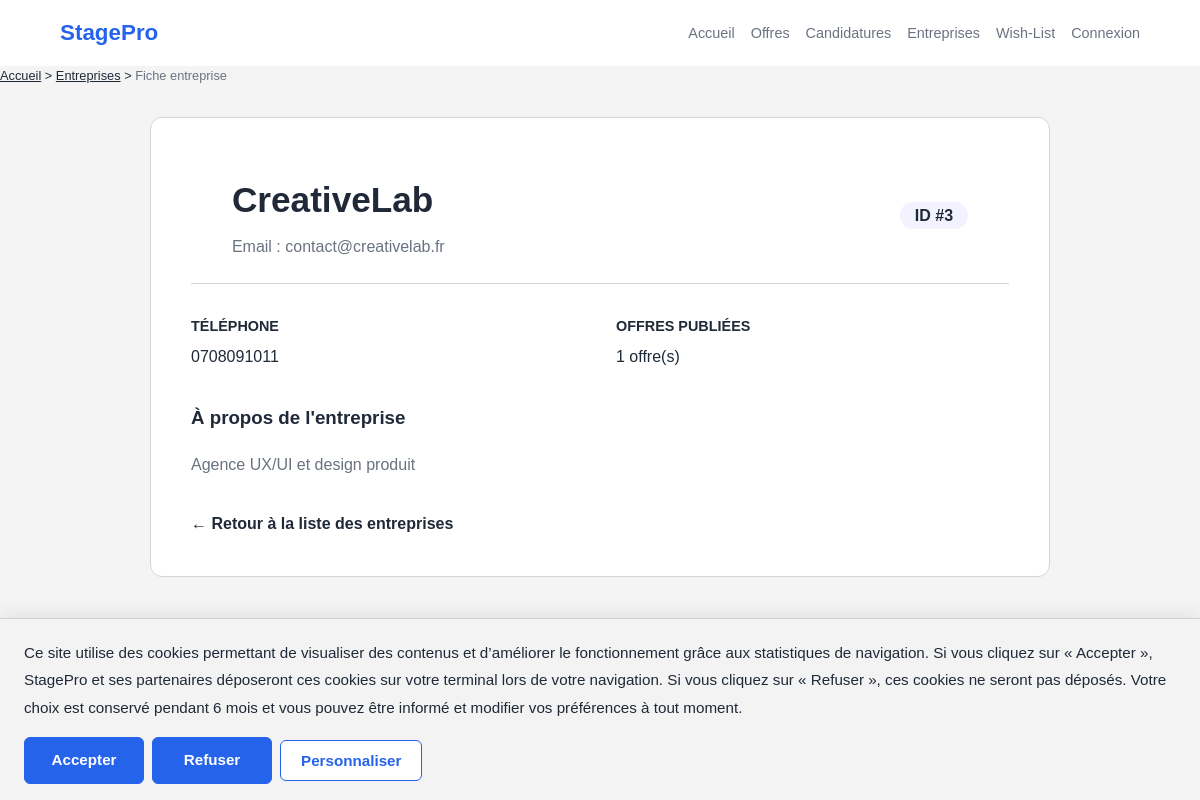
Screenshot of /index.php?page=entreprise-detail&id=3 with the database file from the repository.
### tables this page shows
CREATE TABLE `entreprises` (
  `id` int(11) NOT NULL,
  `nom` varchar(150) NOT NULL,
  `description` text DEFAULT NULL,
  `email_contact` varchar(150) DEFAULT NULL,
  `telephone_contact` varchar(30) DEFAULT NULL,
  `created_at` timestamp NOT NULL DEFAULT current_timestamp()
);

### app/Controllers/EntrepriseController.php (called while the page is built, shortened)
<?php
require_once __DIR__ . '/../Models/Entreprise.php';
class EntrepriseController {
    private $model;
    public function __construct() {
        $this->model = new Entreprise();
    }
    public function show($id) {
        $entreprise = $this->model->findById((int)$id);
        $entreprise['nb_offres'] = $this->model->countOffresLiees((int)$entreprise['id']);
        include __DIR__ . '/../Views/layout/header.php';
        include __DIR__ . '/../Views/entreprises/detail.php';
        include __DIR__ . '/../Views/layout/footer.php';
    }
}

### config/Database.php (called while the page is built)
<?php
class Database {
    private static $instance = null;
    public static function getConnection() {
        if (self::$instance === null) {
            try {
                self::$instance = new PDO(
                    "mysql:host=localhost;dbname=stagepro;charset=utf8",
                    "root",
                    ""
                );
                self::$instance->setAttribute(PDO::ATTR_ERRMODE, PDO::ERRMODE_EXCEPTION);
                self::$instance->setAttribute(PDO::ATTR_DEFAULT_FETCH_MODE, PDO::FETCH_ASSOC);
            } catch (PDOException $e) {
                die("Erreur de connexion : " . $e->getMessage());
            }
        }
        return self::$instance;
    }
}

### app/Models/Entreprise.php (called while the page is built, shortened)
<?php
require_once __DIR__ . '/../../config/Database.php';
class Entreprise
{
    private PDO $pdo;
    public function __construct()
    {
        $this->pdo = Database::getConnection();
    }
    public function findById(int $id): array|false
    {
        $sql = "SELECT * FROM entreprises WHERE id = :id";
        $stmt = $this->pdo->prepare($sql);
        $stmt->bindValue(':id', $id, PDO::PARAM_INT);
        $stmt->execute();
        return $stmt->fetch(PDO::FETCH_ASSOC);
    }
    public function countOffresLiees(int $id): int
    {
        $sql = "SELECT COUNT(*) FROM offres WHERE entreprise_id = :id";
        $stmt = $this->pdo->prepare($sql);
        $stmt->bindValue(':id', $id, PDO::PARAM_INT);
        $stmt->execute();
        return (int) $stmt->fetchColumn();
    }
}

### app/Views/entreprises/detail.php (the view, shortened to what this page needs)
<nav aria-label="Fil d’ariane" style="margin-bottom: 2rem; font-size: 0.8rem;">
  <p>
    <a href="index.php?page=home" style="color: var(--accent-blue);">Accueil</a> &gt;
    <a href="index.php?page=entreprises" style="color: var(--accent-blue);">Entreprises</a> &gt;
    <span style="color: var(--text-muted);">Fiche entreprise</span>
  </p>
</nav>
<article style="background: var(--surface); padding: 2.5rem; border-radius: 12px; border: 1px solid var(--border); max-width: 900px; margin: 0 auto;">
  <header style="border-bottom: 1px solid var(--border); padding-bottom: 1.5rem; margin-bottom: 2rem; display: flex; justify-content: space-between; align-items: center; gap: 1rem; flex-wrap: wrap;">
    <div>
      <h1 style="font-size: 2.2rem; color: var(--accent-purple); margin-bottom: 0.5rem;">
        <?= htmlspecialchars($entreprise['nom']) ?>
      </h1>
      <p style="color: var(--text-muted);">
        Email : <?= htmlspecialchars($entreprise['email_contact'] ?? 'Non renseigné') ?>
      </p>
    </div>
    <div style="text-align: right;">
      <span style="background: rgba(129, 140, 248, 0.1); color: var(--accent-blue); padding: 5px 15px; border-radius: 20px; font-weight: bold;">
        ID #<?= (int)$entreprise['id'] ?>
      </span>
    </div>
  </header>
  <div style="display: grid; grid-template-columns: 1fr 1fr; gap: 2rem; margin-bottom: 2rem;">
    <div>
      <h3 style="color: var(--accent-blue); font-size: 0.9rem; text-transform: uppercase; margin-bottom: 0.5rem;">Téléphone</h3>
      <p><?= htmlspecialchars($entreprise['telephone_contact'] ?? 'Non renseigné') ?></p>
    </div>
    <div>
      <h3 style="color: var(--accent-blue); font-size: 0.9rem; text-transform: uppercase; margin-bottom: 0.5rem;">Offres publiées</h3>
      <p><?= (int)($entreprise['nb_offres'] ?? 0) ?> offre(s)</p>
    </div>
  </div>
  <div style="line-height: 1.8;">
    <h3 style="color: var(--text-main); margin-bottom: 1rem;">À propos de l'entreprise</h3>
    <p style="color: var(--text-muted);">
      <?= nl2br(htmlspecialchars($entreprise['description'] ?? 'Aucune description disponible pour cette entreprise.')) ?>
    </p>
  </div>
  <div style="margin-top: 2rem;">
    <a href="index.php?page=entreprises" style="color: var(--accent-blue); text-decoration: none; font-weight: 600;">
      ← Retour à la liste des entreprises
    </a>
  </div>
</article>

### public/styles.css (style rules this page uses)
:root { --bg-body: #f4f4f4; --surface: #ffffff; --accent: #2563eb; --text-main: #1f2937; --text-muted: #6b7280; --border: #d1d5db; --header-height: 0px; }
* { box-sizing: border-box; margin: 0; padding: 0; }
body { background-color: var(--bg-body); color: var(--text-main); font-family: sans-serif; line-height: 1.5; padding-bottom: 2rem; }
header { padding: 1rem 5%; display: flex; justify-content: space-between; align-items: center; background: #fff; position: sticky; top: 0; z-index: 1000; border-bottom: none; }
header h1 { font-size: 1.4rem; color: var(--accent); }
article { background: var(--surface); border: 1px solid var(--border); padding: 1rem; position: relative; min-height: 150px; background-size: cover; background-position: center; }

### rows the page displays
entreprises: nom "CreativeLab", email_contact "contact@creativelab.fr", id "3", telephone_contact "0708091011", description "Agence UX/UI et design produit"

### other values shown
$entreprise['nb_offres'] "1"
